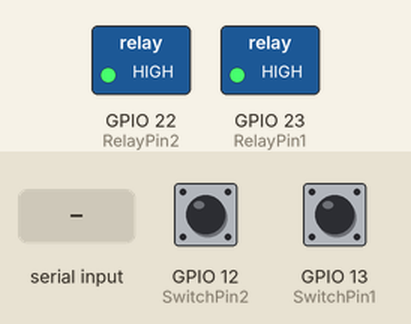
Recording of a sketch running on a simulated ESP32. Parts: switched loads named in the sketch (green lamp = pin HIGH). The test bench sets the inputs (shaded band); at power-on: GPIO 12 (SwitchPin2) HIGH, GPIO 13 (SwitchPin1) HIGH. Nothing arrives over Bluetooth unless stated; what the sketch prints to the serial monitor is not drawn.

Above: at 1.2 s.
1.3 s: GPIO 12 (SwitchPin2) pulled LOW for 0.15 s
At 2.5 s:
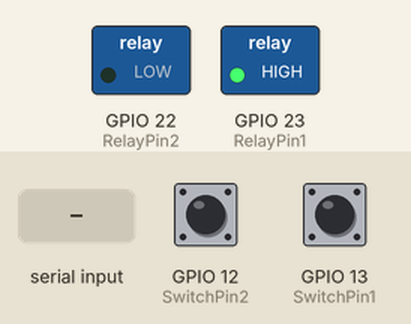
2.9 s: GPIO 13 (SwitchPin1) pulled LOW for 0.15 s
At 3.8 s:
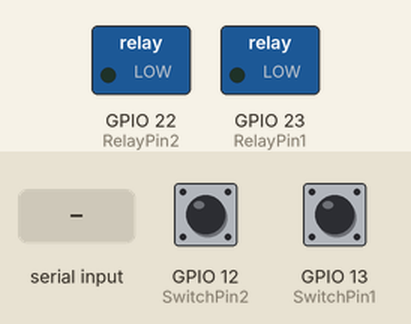
4.5 s: "b" received over the second serial link
At 5.5 s:
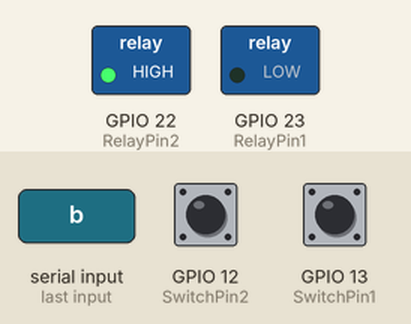
6.0 s: "a" received over the second serial link
At 6.6 s:
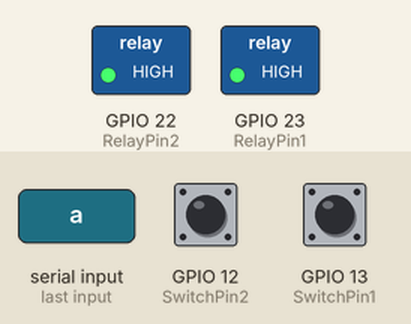
7.5 s: "A" received over the second serial link
At 7.8 s:
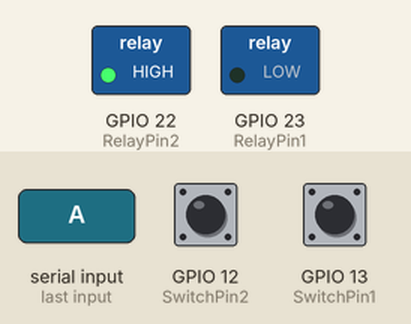
Timing chart, 0 to 10.0 s (numbered marks = the images above; inputs shaded):
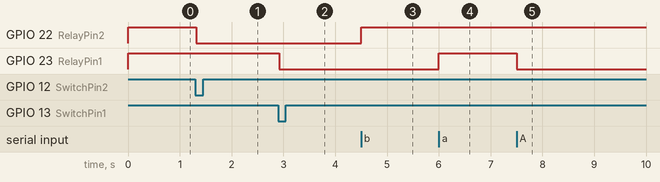

The sketch:

home_automation_bluetooth.ino
```cpp
#include <AceButton.h>
using namespace ace_button;
#include "BluetoothSerial.h"

// Define the GPIO pins connected to relays and switches
#define RelayPin1 23  // D23
#define RelayPin2 22  // D22

#define SwitchPin1 13  // D13
#define SwitchPin2 12  // D12

// Define initial relay states (1 means off for LOW-level triggered)
int toggleState_1 = 1;
int toggleState_2 = 1;

BluetoothSerial SerialBT;

// Initialize button configurations
ButtonConfig config1;
AceButton button1(&config1);
ButtonConfig config2;
AceButton button2(&config2);

// Function prototypes for button event handling
void button1Handler(AceButton*, uint8_t, uint8_t);
void button2Handler(AceButton*, uint8_t, uint8_t);

// Function prototypes for relay control
void BluetoothHandle();

void setup() {
    Serial.begin(9600);

    // Initialize Bluetooth
    SerialBT.begin("ESP32_BT");
    Serial.println("Bluetooth started. Pair with ESP32_BT.");

    // Set up relay pins
    pinMode(RelayPin1, OUTPUT);
    pinMode(RelayPin2, OUTPUT);
    digitalWrite(RelayPin1, toggleState_1); // Set initial state for Relay 1
    digitalWrite(RelayPin2, toggleState_2); // Set initial state for Relay 2

    // Initialize buttons
    config1.setEventHandler(button1Handler);
    config2.setEventHandler(button2Handler);
    button1.init(SwitchPin1);
    button2.init(SwitchPin2);
}

void loop() {
    // Check Bluetooth availability and handle incoming data
    if (SerialBT.available()) {
        BluetoothHandle();
    }

    // Check button events
    button1.check();
    button2.check();
}

// Handle Bluetooth data to control relays
void BluetoothHandle() {
    char bt_data = SerialBT.read();

    switch (bt_data) {
        case 'A':
            // Turn on Relay 1
            toggleState_1 = 0;
            digitalWrite(RelayPin1, LOW);
            break;
        case 'a':
            // Turn off Relay 1
            toggleState_1 = 1;
            digitalWrite(RelayPin1, HIGH);
            break;
        case 'B':
            // Turn on Relay 2
            toggleState_2 = 0;
            digitalWrite(RelayPin2, LOW);
            break;
        case 'b':
            // Turn off Relay 2
            toggleState_2 = 1;
            digitalWrite(RelayPin2, HIGH);
            break;
        default:
            // Unrecognized data, ignore
            break;
    }
}

// Button event handlers
void button1Handler(AceButton* button, uint8_t eventType, uint8_t buttonState) {
    if (eventType == AceButton::kEventPressed) {
        // Toggle Relay 1 on button press
        toggleState_1 = !toggleState_1;
        digitalWrite(RelayPin1, toggleState_1 ? HIGH : LOW);
    }
}

void button2Handler(AceButton* button, uint8_t eventType, uint8_t buttonState) {
    if (eventType == AceButton::kEventPressed) {
        // Toggle Relay 2 on button press
        toggleState_2 = !toggleState_2;
        digitalWrite(RelayPin2, toggleState_2 ? HIGH : LOW);
    }
}
```

Measured:
- after the input at 1.3 s, GPIO 22 (RelayPin2): HIGH → LOW at once
- after the input at 2.9 s, GPIO 23 (RelayPin1): HIGH → LOW at once
- after the input at 4.5 s, GPIO 22 (RelayPin2): LOW → HIGH at once
- after the input at 6.0 s, GPIO 23 (RelayPin1): LOW → HIGH at once
- after the input at 7.5 s, GPIO 23 (RelayPin1): HIGH → LOW at once
